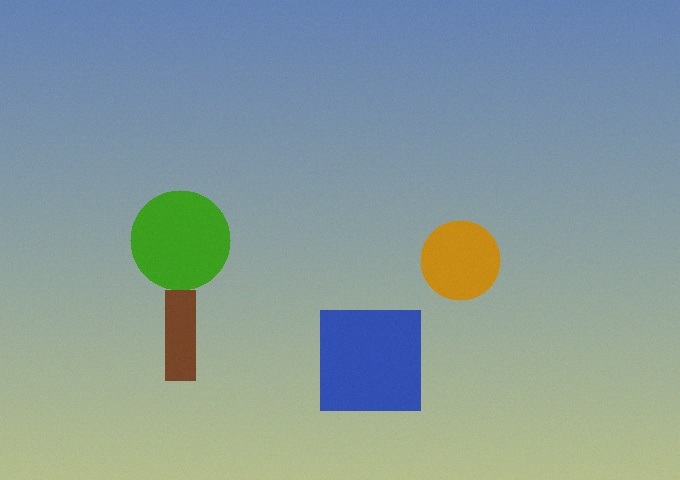
#> input picture examples/sample_authentic.jpg, 680 x 480 px
$ python -i copy_move.py   (imports and definitions only)
#> lines starting #> are read from the running program, lines starting #| are printed output that depends on the picture; after the words box and inside, x2 and y2 are one past the last pixel; in counts of white or black regions, pixels touching at a corner belong together
# copy_move.py - Copy-Move Forgery Detection
#
# If someone copy-pastes a region inside the same image,
# both the original and pasted version have the same local features.
# We extract keypoints, match them against the image itself,
# filter out noise, and cluster points that share similar displacement vectors.

import cv2
import numpy as np
from sklearn.cluster import DBSCAN


def _get_detector(method="auto"):
    if method in ("sift", "auto"):
        try:
            return cv2.SIFT_create(nfeatures=4000), "SIFT"
        except (AttributeError, cv2.error):
            pass
    return cv2.ORB_create(nfeatures=3000), "ORB"


def detect_copy_move(image, method="auto", min_dist=35.0, ratio=0.72,
                     cluster_eps=25.0, min_cluster=5):
#> called with method = 'auto', min_dist = 35, ratio = 0.72, cluster_eps = 25, min_cluster = 5
    if image.ndim == 2:
        gray = image
        canvas = cv2.cvtColor(image, cv2.COLOR_GRAY2RGB)
    else:
        gray = cv2.cvtColor(image, cv2.COLOR_RGB2GRAY)
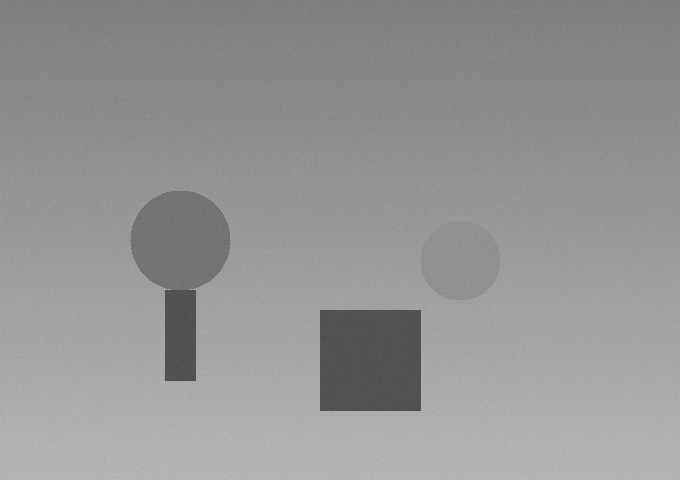
#> gray: shape (480, 680); min 72, max 189, mean 149.1
        canvas = image.copy()

    h, w = gray.shape
#> h = 480; w = 680
    empty_mask = np.zeros((h, w), dtype=np.uint8)

    empty_result = {
        "overlay": canvas,
        "mask": empty_mask,
        "match_count": 0,
        "cluster_count": 0,
        "score": 0.0,
        "pairs": [],
    }

    detector, algo = _get_detector(method)
    kps, descs = detector.detectAndCompute(gray, None)
#> kps = 19 keypoints; strongest (x, y, size): (370, 362, 71.6), (180, 363, 25.3), (194, 379, 2.1), (415, 405, 8.9)

    if descs is None or len(kps) < 4:
        return empty_result

    # match descriptors against themselves to find duplicate patches
    norm = cv2.NORM_L2 if algo == "SIFT" else cv2.NORM_HAMMING
    bf = cv2.BFMatcher(norm)
    matches = bf.knnMatch(descs, descs, k=3)
#> matches = 19 matches

    candidates = []
    displacements = []

    for match_group in matches:
        if len(match_group) < 2:
            continue

        valid = [m for m in match_group if m.queryIdx != m.trainIdx]
        if len(valid) < 2:
            continue

        best, second = valid[0], valid[1]

        # Lowe's ratio test
        if best.distance >= ratio * second.distance:
            continue

        pt1 = np.array(kps[best.queryIdx].pt)
        pt2 = np.array(kps[best.trainIdx].pt)
        dist = float(np.linalg.norm(pt1 - pt2))

        # skip nearby points (textures)
        if dist < min_dist:
            continue

        dx = pt2[0] - pt1[0]
        dy = pt2[1] - pt1[1]

        # normalize direction
        if dx < 0 or (dx == 0 and dy < 0):
            dx, dy = -dx, -dy

        candidates.append((pt1, pt2))
        displacements.append([dx, dy])
#> this loop made 19 passes
#> (pt1, pt2, dist, dx, dy) on passes 8, 10, 16: ([191.6, 376.7], [415.2, 405.2], 225.4, 223.6, 28.52), ([194.4, 379.4], [419.4, 311.1], 235.1, 225, -68.3), ([415.2, 405.2], [191.6, 376.7], 225.4, 223.6, 28.52)
#> after the loop, candidates = [([191.6, 376.7], [415.2, 405.2]), ([194.4, 379.4], [419.4, 311.1]), ([415.2, 405.2], [191.6, 376.7])]; displacements = [[223.6, 28.52], [225, -68.3], [223.6, 28.52]]

    if len(displacements) < min_cluster:
        result = empty_result.copy()
#> result = 6 items
        result["match_count"] = len(candidates)
        return result

    # group similar displacement vectors with DBSCAN
    db = DBSCAN(eps=cluster_eps, min_samples=min_cluster)
    labels = db.fit_predict(displacements)

    good_labels = set(labels) - {-1}
    confirmed = []
    mask = np.zeros((h, w), dtype=np.uint8)
    overlay = canvas.copy()

    colors = [(0, 255, 128), (255, 90, 90), (255, 210, 0),
              (0, 200, 255), (230, 90, 255)]

    for label_id in good_labels:
        color = colors[label_id % len(colors)]
        indices = np.where(labels == label_id)[0]

        src_pts = []
        dst_pts = []

        for idx in indices:
            p1, p2 = candidates[idx]
            confirmed.append(((int(p1[0]), int(p1[1])),
                              (int(p2[0]), int(p2[1]))))
            src_pts.append(p1)
            dst_pts.append(p2)

            a = (int(p1[0]), int(p1[1]))
            b = (int(p2[0]), int(p2[1]))
            cv2.line(overlay, a, b, color, 1, cv2.LINE_AA)
            cv2.circle(overlay, a, 4, (255, 0, 0), -1)
            cv2.circle(overlay, b, 4, (0, 0, 255), -1)
            cv2.circle(mask, a, 16, 255, -1)
            cv2.circle(mask, b, 16, 255, -1)

        if len(src_pts) >= 3:
            hull1 = cv2.convexHull(np.array(src_pts, dtype=np.int32))
            hull2 = cv2.convexHull(np.array(dst_pts, dtype=np.int32))
            cv2.drawContours(overlay, [hull1], -1, (255, 255, 255), 2)
            cv2.drawContours(overlay, [hull2], -1, (255, 255, 255), 2)
            cv2.fillPoly(mask, [hull1, hull2], 255)

    if np.any(mask):
        kernel = np.ones((11, 11), np.uint8)
        mask = cv2.morphologyEx(mask, cv2.MORPH_CLOSE, kernel)

    score = float(np.clip(len(confirmed) / 25.0, 0.0, 1.0))

    return {
        "overlay": overlay,
        "mask": mask,
        "match_count": len(confirmed),
        "cluster_count": len(good_labels),
        "score": score,
        "pairs": confirmed,
    }

>>> import cv2
>>> picture = cv2.cvtColor(cv2.imread('../examples/sample_authentic.jpg'), cv2.COLOR_BGR2RGB)
>>> result = detect_copy_move(picture)
#> result = 6 items

$ run again, on examples/sample_clean.jpg
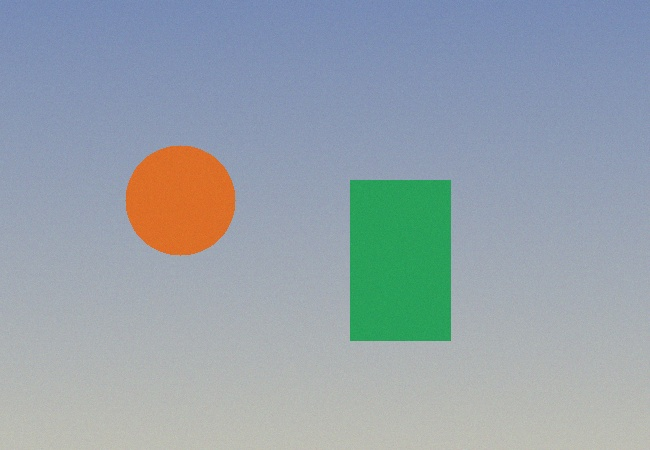
#> input picture examples/sample_clean.jpg, 650 x 450 px
#> in detect_copy_move, `gray = cv2.cvtColor(image, cv2.COLOR_RGB2GRAY)`:
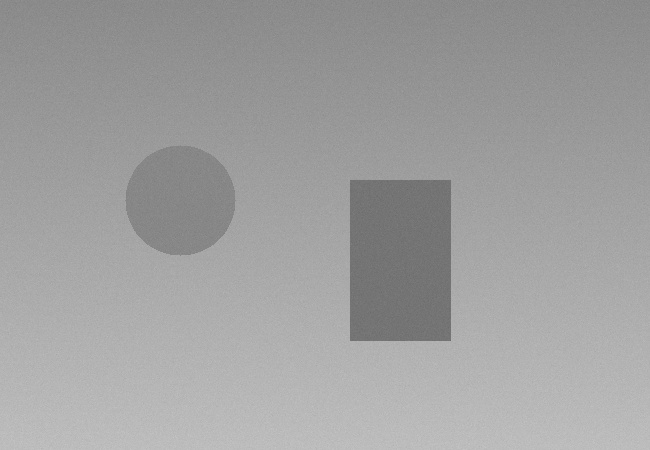
#> gray: shape (450, 650); min 103, max 198, mean 159.6
#> kps = 8 keypoints; (x, y, size): (400, 278, 87.4), (400, 278, 87.4), (400, 278, 87.4), (439, 330, 17.5), (180, 206, 69.2), (353, 183, 5.6), (353, 183, 5.6), (395, 342, 2.1)
#> matches = 8 matches
#> the loop in detect_copy_move, `for match_group in matches:` made 8 passes
#> (pt1, pt2, dist, dx, dy) on passes 3, 8: ([353.3, 183.2], [439.4, 330], 170.2, 86.08, 146.9), ([439.4, 330], [353.3, 183.2], 170.2, 86.08, 146.9)
#> after the loop in detect_copy_move, `for match_group in matches:`: candidates = [([353.3, 183.2], [439.4, 330]), ([439.4, 330], [353.3, 183.2])]; displacements = [[86.08, 146.9], [86.08, 146.9]]
#> in detect_copy_move, `result = empty_result.copy()`: result = 6 items

$ run again, on examples/sample_copymove.jpg
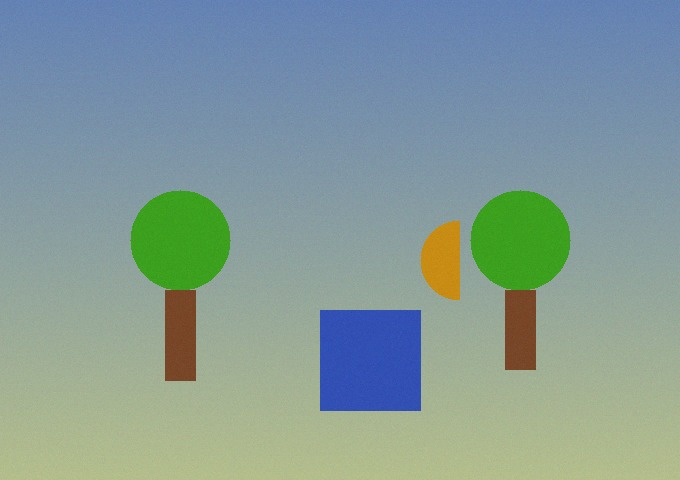
#> input picture examples/sample_copymove.jpg, 680 x 480 px
#> kps = 34 keypoints; strongest (x, y, size): (370, 362, 71), (180, 363, 25.3), (520, 352, 25.5), (418, 408, 4.7)
#> matches = 34 matches
#> the loop in detect_copy_move, `for match_group in matches:` made 34 passes
#> (pt1, pt2, dist, dx, dy) on passes 2, 3, 6, 7, 11, 25, 27, 28: ([161.7, 290.4], [501.6, 290.4], 339.9, 339.9, 0.0283), ([170.2, 296.6], [510.1, 296.5], 339.9, 339.9, -0.115), ([180.3, 362.7], [520.3, 351.5], 340.2, 340, -11.21), ([180.3, 362.7], [520.3, 351.5], 340.2, 340, -11.21), ([208, 300.6], [547.9, 300.6], 339.8, 339.8, -0.0497), ([419.4, 311.1], [326.8, 316.9], 92.82, 92.64, -5.76), ([491.1, 301.5], [155, 297.8], 336.2, 336.2, 3.75), ([501.6, 290.4], [161.7, 290.4], 339.9, 339.9, 0.0283)
#> after the loop in detect_copy_move, `for match_group in matches:`: candidates = 12 items, first 6: ([161.7, 290.4], [501.6, 290.4]), ([170.2, 296.6], [510.1, 296.5]), ([180.3, 362.7], [520.3, 351.5]), ([180.3, 362.7], [520.3, 351.5]), ([208, 300.6], [547.9, 300.6]), ([419.4, 311.1], [326.8, 316.9]); displacements = [[339.9, 0.0283], [339.9, -0.115], [340, -11.21], [340, -11.21], [339.8, -0.0497], [92.64, -5.76], [336.2, 3.75], [339.9, 0.0283], [339.9, -0.115], [340, -11.21], [340, -11.21], [339.8, -0.0497]]
#> labels = [0, 0, 0, 0, 0, -1, 0, 0, 0, 0, 0, 0]
#> good_labels = 1 item
#> the loop in detect_copy_move, `for label_id in good_labels:` made 1 pass
#> (color, indices) on pass 1: ((0, 255, 128), [0, 1, 2, 3, 4, 6, 7, 8, 9, 10, 11])
#> after the loop in detect_copy_move, `for label_id in good_labels:`:
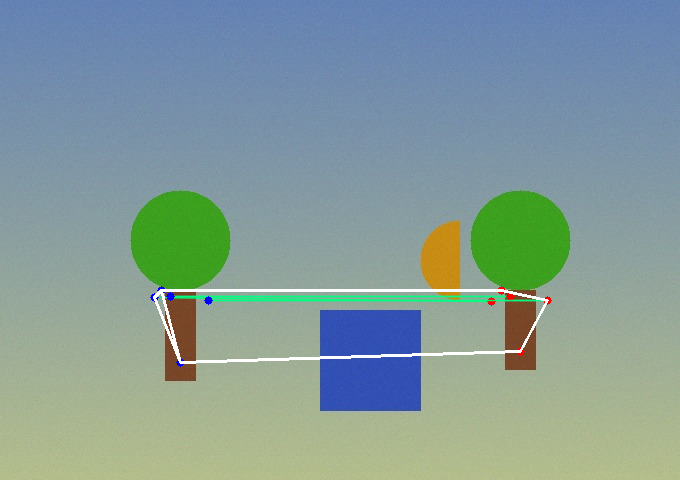
#> overlay: shape (480, 680, 3); mean R, G, B 132.5, 156, 152.6
#> after the loop in detect_copy_move, `for label_id in good_labels:`: confirmed = 11 items
#> in detect_copy_move, `mask = cv2.morphologyEx(mask, cv2.MORPH_CLOSE, kernel)`:
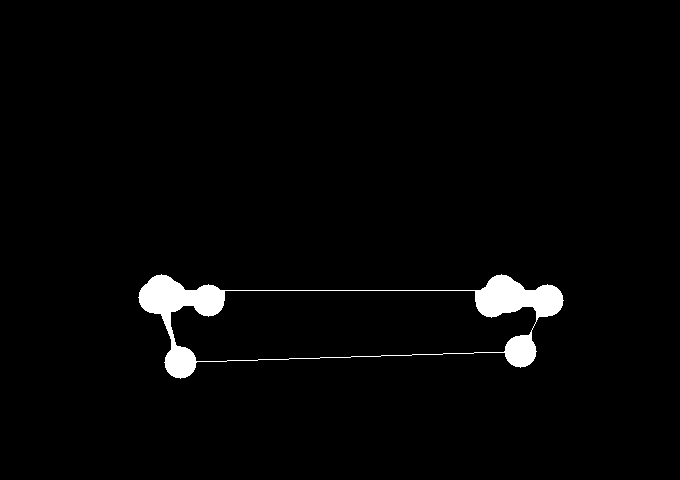
#> mask: shape (480, 680); 2.2% white; 1 white region, box (x1, y1, x2, y2) and area: (138, 274, 564, 379) 7341
#> score = 0.44
#> result = 6 items
